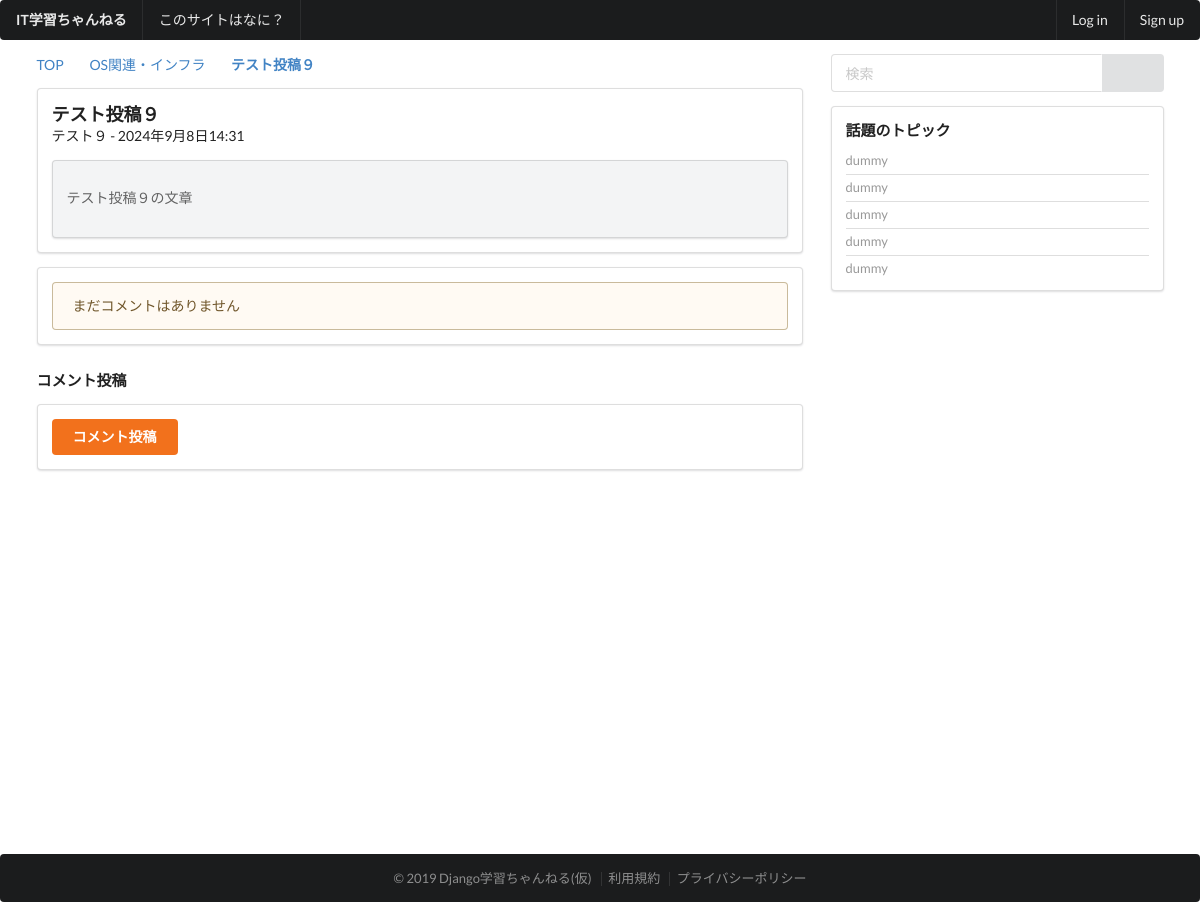
The app's page /thread/11/ with its own data.
### thread/models.py (models this page shows, shortened)
class Topic(models.Model):
    user_name = models.CharField(
        '名無しさん',
        max_length=30,
        null=True,
        blank=False,
    )
    title = models.CharField(
        'タイトル',
        max_length=255,
        null = False,
        blank = False,
    )
    message = models.TextField(
        verbose_name='本文',
        null=True,
        blank=False,
    )
    category = models.ForeignKey(
        Category,
        verbose_name='カテゴリー',
        on_delete=models.PROTECT,
        null=True,
        blank=False,
    )
    status = models.IntegerField(
        'トピックのステータス',
        default=0,
        choices=TOPIC_STATUS_CHOICE,
    )
    created = models.DateTimeField(
        auto_now_add=True,
    )
    modified = models.DateTimeField(
        auto_now=True,
    )
    objects = TopicManager()

class Category(models.Model):
    name = models.CharField(
        'カテゴリー名',
        max_length=50,
    )
    url_code = models.CharField(
        'URLコード',
        max_length=50,
        null=True,
        blank=False,
        unique=True,
    )
    sort=models.IntegerField(
        verbose_name='ソート',
        default=0,
    )
    objects = CategoryManager()

### thread/views.py (the view)
# urls.py: path('<int:pk>/', views.TopicDetailView.as_view(), name='topic'),
class TopicDetailView(DetailView):
    template_name = 'thread/detail_topic.html'
    model = Topic
    context_object_name = 'topic'

### templates/thread/detail_topic.html (shortened to what this page needs)
{% extends 'base/base.html' %}
{% block content %}
<div class="ui grid stackable">
  <div class="eleven wide column">
    <div class="ui breadcrumb">
      <a href="{% url 'top' %}" class="section">TOP</a>
      <i class="right angle icon divider"></i>
      <a href="{% url 'category' url_code=topic.category.url_code %}" class="section">{{topic.category.name}}</a>
      <i class="right angle icon divider"></i>
      <a class="active section">{{topic.title}}</a>
    </div>
    <div class="ui segment">
      <div class="content">
        <div class="header"><h3>{{topic.title}}</h3></div>
        <p>{{topic.user_name}} - {{topic.created}}</p>
        <div class="ui secondary segment">
          <p><pre>{{topic.message}}</pre></p>
        </div>
      </div>
    </div>
    <div class="ui segment">
        {% if comment_list %}
        {% for comment in comment_list %}
        <div class="ui segment secondary">
            <p>{{comment.no}}. {{comment.user_name}}<br>{{comment.created}}</p>
            {% if comment.pub_flg %}
            <p><pre&gt:{{comment.message}}</pre></p>
            {% else %}
            <p style="color: #aaa">このコメントは非表示となりました。</p>
            {% endif %}
        </div>
        {% endfor %}
        {% else %}
        <div class="ui warning message"><p>まだコメントはありません</p></div>
        {% endif %}
    </div>
    <h4>コメント投稿</h4>
    <div class="ui segment">
        <form class="ui form" action="" method="POST">
            <button class="ui button orange" type="submit">コメント投稿</button>
        </form>
    </div>
  </div>
  {% include 'base/sidebar.html' %}
</div>
{% endblock %}

### records on screen
Topic: category.name "OS関連・インフラ", title "テスト投稿９", user_name "テスト９", created "2024年9月8日14:31", message "テスト投稿９の文章"
